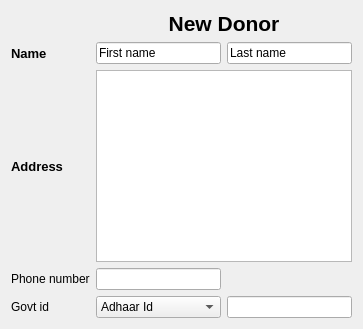
                  <widget class="QWidget" name="page_home">
                   <layout class="QVBoxLayout" name="verticalLayout_10">
                    <item>
                     <layout class="QGridLayout" name="gridLayout_3">
                      <item row="5" column="2">
                       <widget class="QLineEdit" name="lineEdit_2">
                        <property name="text">
                         <string>First name</string>
                        </property>
                       </widget>
                      </item>
                      <item row="8" column="0">
                       <widget class="QLabel" name="label_5">
                        <property name="text">
                         <string>Govt id</string>
                        </property>
                       </widget>
                      </item>
                      <item row="6" column="0">
                       <widget class="QLabel" name="label_3">
                        <property name="font">
                         <font>
                          <family>Segoe UI</family>
                          <pointsize>10</pointsize>
                          <weight>75</weight>
                          <bold>true</bold>
                         </font>
                        </property>
                        <property name="text">
                         <string>Address</string>
                        </property>
                       </widget>
                      </item>
                      <item row="7" column="0">
                       <widget class="QLabel" name="label_4">
                        <property name="text">
                         <string>Phone number</string>
                        </property>
                       </widget>
                      </item>
                      <item row="5" column="3">
                       <widget class="QLineEdit" name="lineEdit_3">
                        <property name="text">
                         <string>Last name</string>
                        </property>
                       </widget>
                      </item>
                      <item row="6" column="2" colspan="2">
                       <widget class="QTextEdit" name="textEdit">
                        <property name="maximumSize">
                         <size>
                          <width>16777215</width>
                          <height>300</height>
                         </size>
                        </property>
                        <property name="html">
                         <string>&lt;!DOCTYPE HTML PUBLIC &quot;-//W3C//DTD HTML 4.0//EN&quot; &quot;http://www.w3.org/TR/REC-html40/strict.dtd&quot;&gt;
&lt;html&gt;&lt;head&gt;&lt;meta name=&quot;qrichtext&quot; content=&quot;1&quot; /&gt;&lt;style type=&quot;text/css&quot;&gt;
p, li { white-space: pre-wrap; }
&lt;/style&gt;&lt;/head&gt;&lt;body style=&quot; font-family:'MS Shell Dlg 2'; font-size:8.25pt; font-weight:400; font-style:normal;&quot;&gt;
&lt;p style=&quot;-qt-paragraph-type:empty; margin-top:0px; margin-bottom:0px; margin-left:0px; margin-right:0px; -qt-block-indent:0; text-indent:0px;&quot;&gt;&lt;br /&gt;&lt;/p&gt;&lt;/body&gt;&lt;/html&gt;</string>
                        </property>
                       </widget>
                      </item>
                      <item row="7" column="2">
                       <widget class="QLineEdit" name="lineEdit_4"/>
                      </item>
                      <item row="5" column="0">
                       <widget class="QLabel" name="label_2">
                        <property name="font">
                         <font>
                          <family>Segoe UI</family>
                          <pointsize>10</pointsize>
                          <weight>75</weight>
                          <bold>true</bold>
                         </font>
                        </property>
                        <property name="text">
                         <string>Name</string>
                        </property>
                       </widget>
                      </item>
                      <item row="8" column="2">
                       <widget class="QComboBox" name="comboBox_2">
                        <item>
                         <property name="text">
                          <string>Adhaar Id</string>
                         </property>
                        </item>
                        <item>
                         <property name="text">
                          <string>Pan Card</string>
                         </property>
                        </item>
                       </widget>
                      </item>
                      <item row="8" column="3">
                       <widget class="QLineEdit" name="lineEdit_5"/>
                      </item>
                      <item row="1" column="2" colspan="2">
                       <widget class="QLabel" name="label_16">
                        <property name="enabled">
                         <bool>true</bool>
                        </property>
                        <property name="sizePolicy">
                         <sizepolicy hsizetype="Preferred" vsizetype="Preferred">
                          <horstretch>0</horstretch>
                          <verstretch>0</verstretch>
                         </sizepolicy>
                        </property>
                        <property name="maximumSize">
                         <size>
                          <width>16777215</width>
                          <height>50</height>
                         </size>
                        </property>
                        <property name="font">
                         <font>
                          <family>Segoe UI</family>
                          <pointsize>16</pointsize>
                          <weight>75</weight>
                          <bold>true</bold>
                         </font>
                        </property>
                        <property name="cursor">
                         <cursorShape>ArrowCursor</cursorShape>
                        </property>
                        <property name="autoFillBackground">
                         <bool>false</bool>
                        </property>
                        <property name="styleSheet">
                         <string notr="true"/>
                        </property>
                        <property name="text">
                         <string>New Donor</string>
                        </property>
                        <property name="scaledContents">
                         <bool>true</bool>
                        </property>
                        <property name="alignment">
                         <set>Qt::AlignHCenter|Qt::AlignTop</set>
                        </property>
                        <property name="indent">
                         <number>0</number>
                        </property>
                       </widget>
                      </item>
                     </layout>
                    </item>
                   </layout>
                  </widget>
